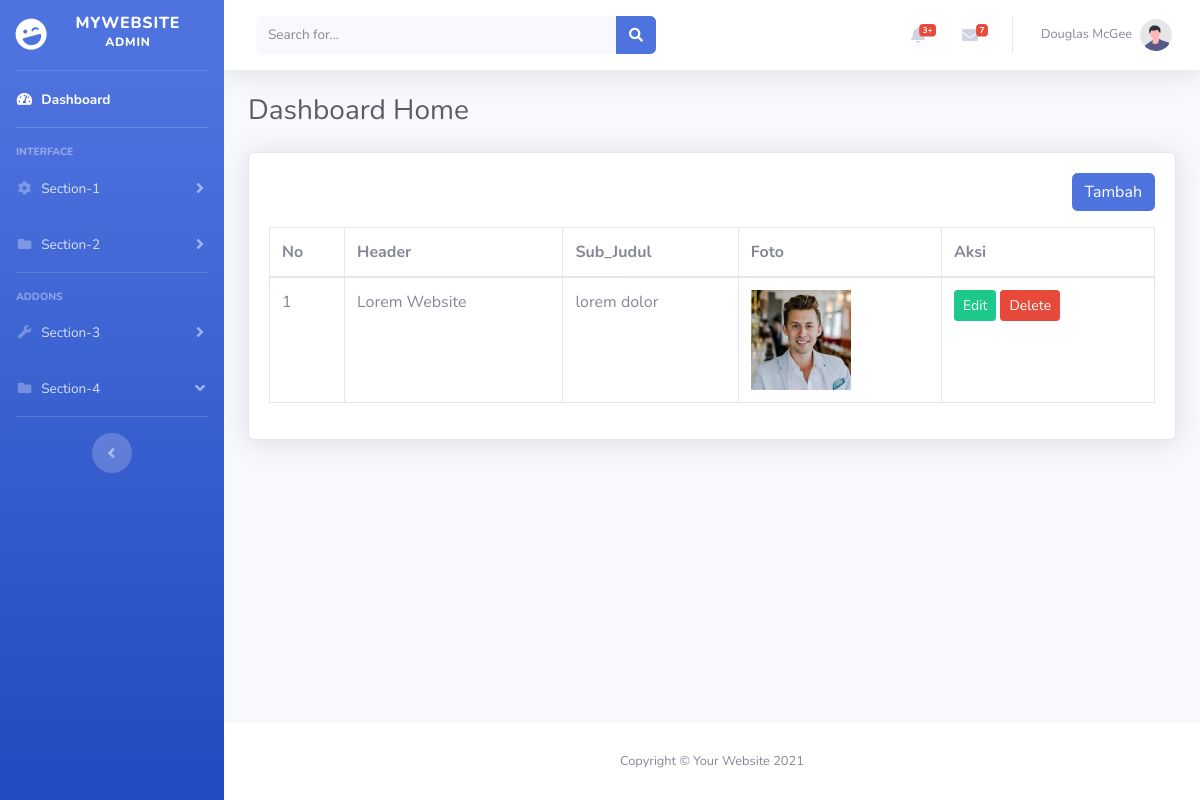
Page /admin/home.php on the committed database.
### tables this page shows
CREATE TABLE `home` (
  `id` int(11) NOT NULL,
  `header` varchar(50) NOT NULL,
  `sub_judul` varchar(50) NOT NULL,
  `foto` varchar(255) NOT NULL,
  `created_at` timestamp NOT NULL DEFAULT current_timestamp() ON UPDATE current_timestamp()
);

### admin/home.php (the view, shortened to what this page needs)
<?php
include 'database/db.php';
$queryHeader = mysqli_query($conn, "SELECT * FROM home");
?>
<!DOCTYPE html>
<html lang="en">
<head>
    <?php include 'layout/css.php' ?>
</head>
<body id="page-top">
    <div id="wrapper">
        <?php include 'layout/sidebar.php' ?>
        <div id="content-wrapper" class="d-flex flex-column">
            <div id="content">
                <nav class="navbar navbar-expand navbar-light bg-white topbar mb-4 static-top shadow">
                    <form
                        class="d-none d-sm-inline-block form-inline mr-auto ml-md-3 my-2 my-md-0 mw-100 navbar-search">
                        <div class="input-group">
                            <input type="text" class="form-control bg-light border-0 small" placeholder="Search for..."
                                aria-label="Search" aria-describedby="basic-addon2">
                            <div class="input-group-append">
                                <button class="btn btn-primary" type="button">
                                    <i class="fas fa-search fa-sm"></i>
                                </button>
                            </div>
                        </div>
                    </form>
                    <ul class="navbar-nav ml-auto">
                        <li class="nav-item dropdown no-arrow mx-1">
                            <a class="nav-link dropdown-toggle" href="#" id="alertsDropdown" role="button"
                                data-toggle="dropdown" aria-haspopup="true" aria-expanded="false">
                                <i class="fas fa-bell fa-fw"></i>
                                <span class="badge badge-danger badge-counter">3+</span>
                            </a>
                        </li>
                        <li class="nav-item dropdown no-arrow mx-1">
                            <a class="nav-link dropdown-toggle" href="#" id="messagesDropdown" role="button"
                                data-toggle="dropdown" aria-haspopup="true" aria-expanded="false">
                                <i class="fas fa-envelope fa-fw"></i>
                                <span class="badge badge-danger badge-counter">7</span>
                            </a>
                        </li>
                        <li class="nav-item dropdown no-arrow">
                            <a class="nav-link dropdown-toggle" href="#" id="userDropdown" role="button"
                                data-toggle="dropdown" aria-haspopup="true" aria-expanded="false">
                                <span class="mr-2 d-none d-lg-inline text-gray-600 small">Douglas McGee</span>
                                <img class="img-profile rounded-circle"
                                    src="img/undraw_profile.svg">
                            </a>
                        </li>
                    </ul>
                </nav>
                <div class="container-fluid">
                    <div class="d-sm-flex align-items-center justify-content-between mb-4">
                        <h1 class="h3 mb-0 text-gray-800">Dashboard Home</h1>
                    </div>
                    <div class="card  shadow mb-4">
                        <div class="card-body">
                            <div align="right" class="mb-3">
                                <a href="tambah-home.php" class="btn btn-primary">Tambah</a>
                            </div>
                            <div class="table-responsive">
                                <table class="table table-bordered" width="100%">
                                    <thead>
                                        <tr>
                                            <th>No</th>
                                            <th>Header</th>
                                            <th>Sub_Judul</th>
                                            <th>Foto</th>
                                            <th>Aksi</th>
                                        </tr>
                                    </thead>
                                    <tbody>
                                        <?php $no = 1;
                                        while ($rowHeader = mysqli_fetch_assoc($queryHeader)) { ?>
                                            <tr>
                                                <td><?php echo $no++ ?></td>
                                                <td><?php echo $rowHeader['header'] ?></td>
                                                <td><?php echo $rowHeader['sub_judul'] ?></td>
                                                <td>
                                                    <img width="100" src="upload/<?php echo $rowHeader['foto'] ?>" alt="">
                                                </td>
                                                <td>
                                                    <a href="tambah-home.php?edit=<?php echo $rowHeader['id'] ?>" class="btn btn-success btn-sm">
                                                        <span class="tf-icon bx bx-pencil bx-18px ">Edit</span>
                                                    </a>
                                                    <a onclick="return confirm('Apakah anda yakin akan menghapus data ini??')"
                                                        href="home.php?delete=<?php echo $rowHeader['id'] ?>" class="btn btn-danger btn-sm">
                                                        <span class="tf-icon bx bx-trash bx-18px ">Delete</span>
                                                    </a>
                                                </td>
                                            </tr>
                                        <?php } ?>
                                    </tbody>
                                </table>
                            </div>
                        </div>
                    </div>
                </div>
            </div>
            <?php include 'layout/footer.php' ?>
        </div>
    </div>
</body>
</html>

### rows in the picture
home: header "Lorem Website", sub_judul "lorem dolor", foto (picture)
